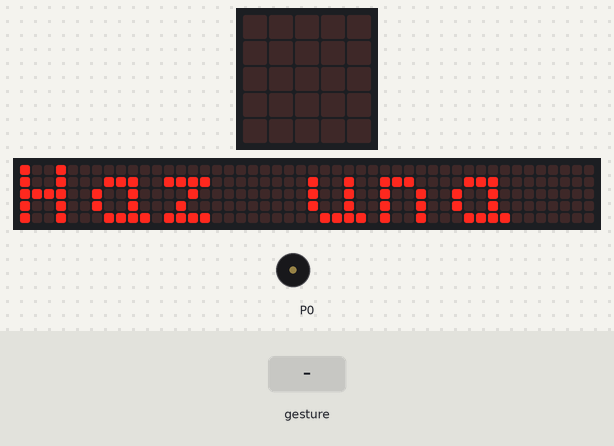
The program below on a simulated BBC micro:bit (MakeCode). On the bench: the board's 5×5 LED display, a strip that is not on the board, showing the scrolling text unrolled, buzzer (waves = sounding). Inputs (shaded band) come from the test bench. Random numbers come from a fixed seed; a tilt is held for 1.5 s and a shake lasts 1 s, then the board lies face up again; the 48×5 strip is a reading aid, not a part: it shows the text the display is scrolling, unrolled, one strip-width of it at a time.

Above: at 3.2 s.
At 15.4 s:
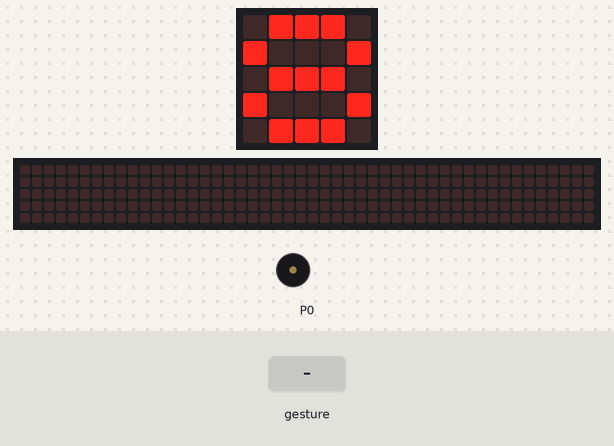
15.5 s: gesture 'shake'
At 15.77 s:
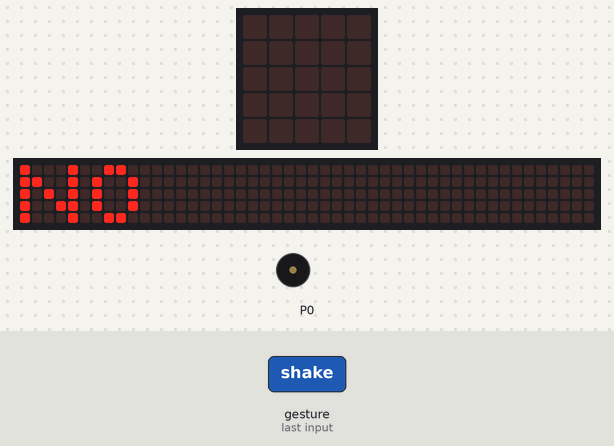
17.6 s: gesture 'shake'
At 22.2 s:
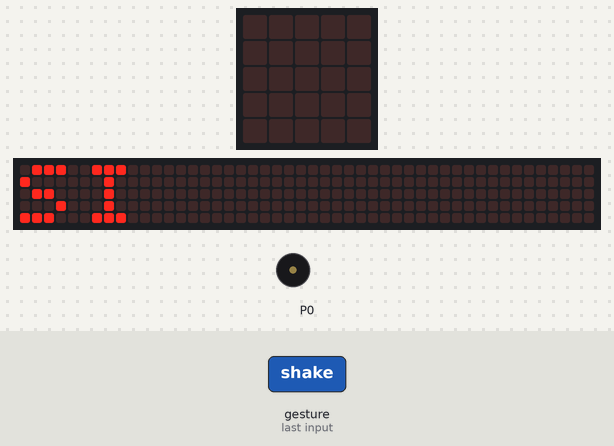
23.6 s: gesture 'shake'
At 26.5 s:
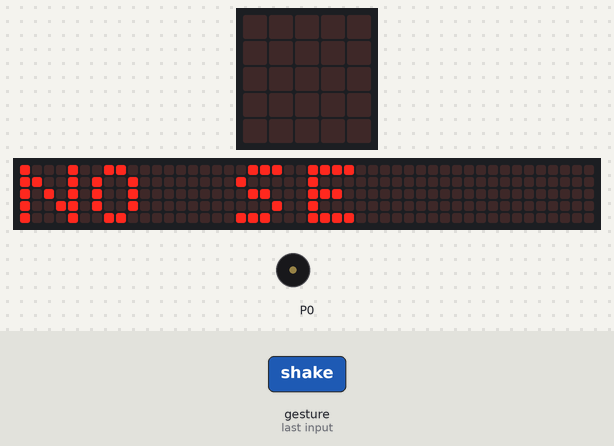
Timing chart, 0 to 31.2 s (numbered marks = the images above; inputs shaded):
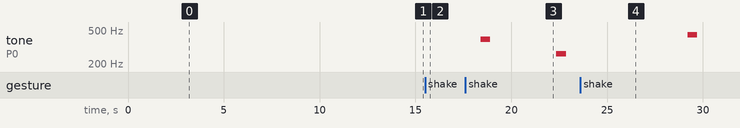

The program:

main.ts
```typescript
input.onGesture(Gesture.Shake, function () {
    basic.clearScreen()
    Número_aleatorio = randint(0, 3)
    if (Número_aleatorio == 0) {
        basic.showString("SI")
        music.playTone(262, music.beat(BeatFraction.Whole))
    } else if (Número_aleatorio == 1) {
        basic.showString("NO")
        music.playTone(392, music.beat(BeatFraction.Whole))
    } else {
        basic.showString("NO SE")
        music.playTone(440, music.beat(BeatFraction.Whole))
    }
    basic.showNumber(8)
})
let Número_aleatorio = 0
basic.showString("Haz una cadena")
basic.showNumber(8)
```

test.ts
```typescript
// aquí va el archivo "tests"; esto no se compilará cuando este paquete se utilice como una extensión.
```

Measured:
- after the input at 15.5 s, the display: changes after 0.20 s (image 2)
- after the input at 23.6 s, tone on P0: silent → 440 Hz after 5.6 s, → silent 0.50 s later; the display: changes after 0.20 s (image 4)
- what the display in image 0 shows lasts 0.6 s, from 3.2 s to 3.8 s
